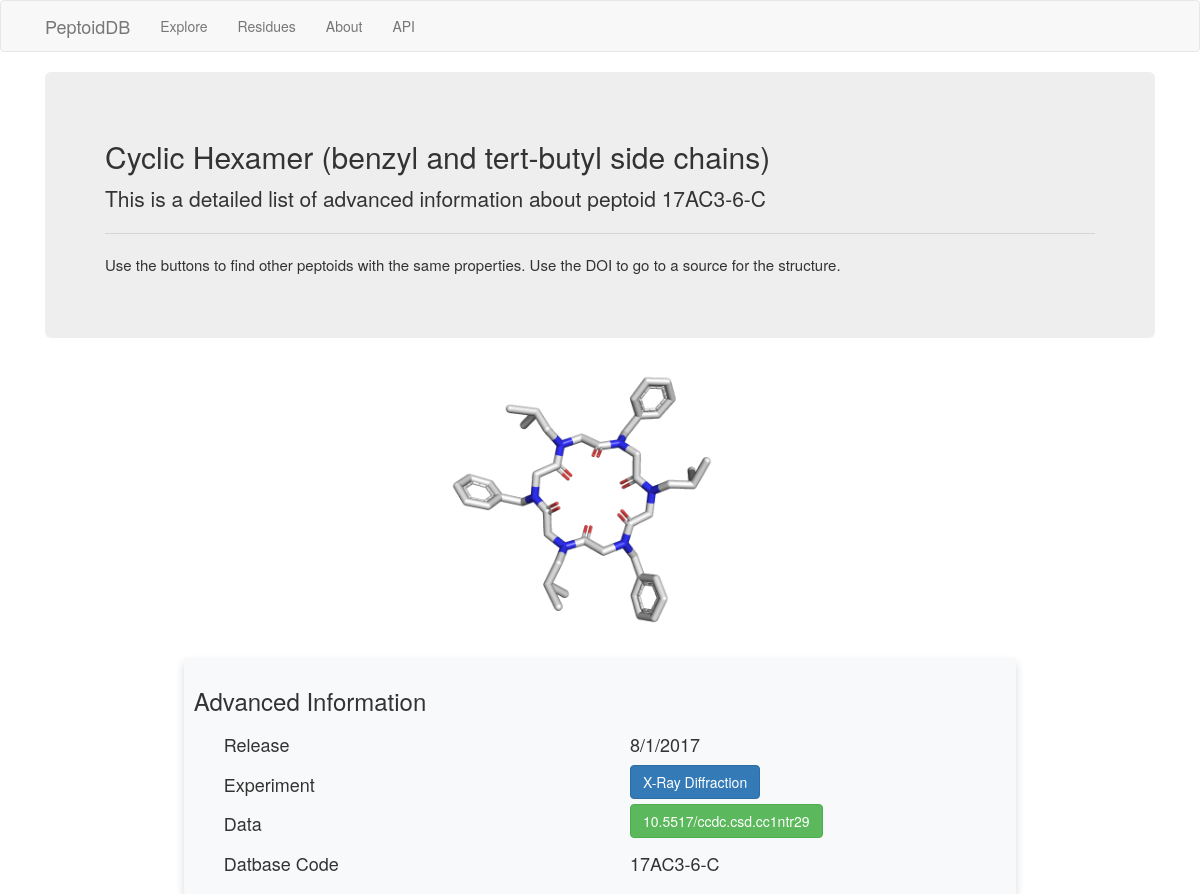
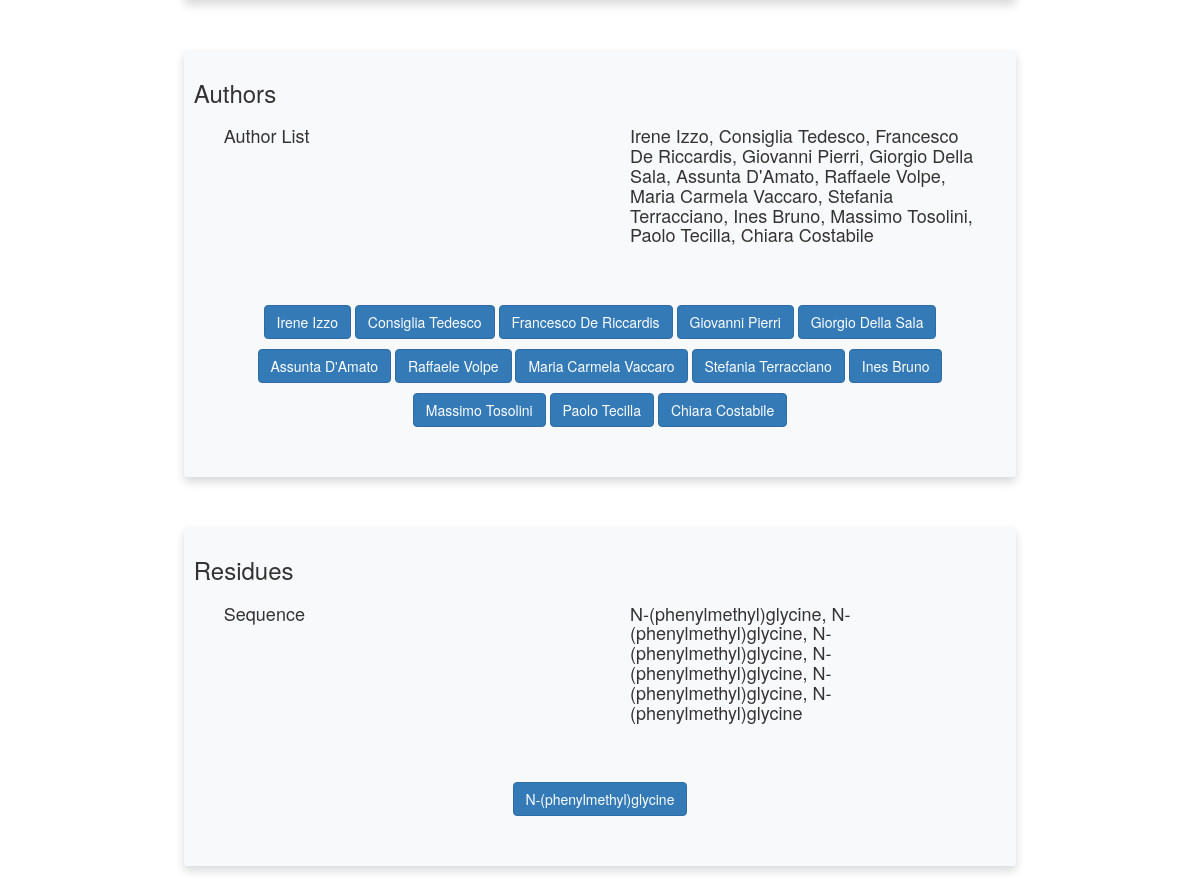
The page /peptoid/17AC3-6-C on the database its author committed (2 pictures, top to bottom).
### app/models.py (models this page shows, shortened)
class Peptoid(db.Model):
    code = db.Column(db.String(16), primary_key=True)
    image = db.Column(db.Text, index=True, unique=False)
    title = db.Column(db.Text, index=True, unique=False)
    release = db.Column(db.DateTime, index=True, unique=False)
    experiment = db.Column(db.Text, index=True, unique=False)
    pub_doi = db.Column(db.String(32), index=True, unique=False)
    struct_doi = db.Column(db.String(32), index=True, unique=False)
    topology = db.Column(db.String(1), index=True, unique=False)
    sequence = db.Column(db.String(1024), index=True, unique=False)
    peptoid_author = db.relationship('Author', secondary=peptoid_author, lazy='dynamic',
                                     backref=db.backref('peptoids', order_by='Peptoid.release.desc()'))
    peptoid_residue = db.relationship('Residue', secondary=peptoid_residue, lazy='dynamic',
                                      backref=db.backref('peptoids', order_by='Peptoid.release.desc()'))

class Author(db.Model):
    id = db.Column(db.Integer, primary_key=True)
    first_name = db.Column(db.Text, index=True, unique=False)
    last_name = db.Column(db.Text, index=True, unique=False)

class Residue(db.Model):
    id = db.Column(db.Integer, primary_key=True)
    long_name = db.Column(db.Text, index=True, unique=False)
    short_name = db.Column(db.Text, index=True, unique=False)
    pep_type = db.Column(db.Text, index=True, unique=False)
    monomer_structure = db.Column(db.Text, index=True, unique=False)
    SMILES = db.Column(db.Text, index=True, unique=False)

### app/routes/routes.py (the view)
@bp.route('/peptoid/<code>')
def peptoid(code):
    peptoid = Peptoid.query.filter_by(code=code).first_or_404()
    image = url_for('static', filename = peptoid.image)
    title = peptoid.title
    code = peptoid.code
    release = str(peptoid.release.month) + "/" + \
                  str(peptoid.release.day) + "/" + str(peptoid.release.year)
    experiment = peptoid.experiment
    if experiment == 'X-Ray Diffraction':
        data=peptoid.struct_doi
    else:
        data=peptoid.pub_doi
    authors = []
    residues = []
    for author in peptoid.peptoid_author:
        authors.append(author)
    for residue in peptoid.peptoid_residue:
        residues.append(residue)
    sequence = peptoid.sequence
    author_list = ", ".join([a.first_name + " " + a.last_name for a in authors])
    return render_template('peptoid.html',
        peptoid=peptoid,
        image=image,
        title=title,
        code=code,
        release=release,
        experiment=experiment,
        data=data,
        authors=authors,
        residues=residues,
        sequence=sequence,
        author_list=author_list
    )

### app/templates/peptoid.html
{% extends "base.html" %}
{% block styles %}
{{super()}}
<link rel="stylesheet" href="{{url_for('static', filename='bootstrap-grid.css')}}">
{% endblock %}
{% block app_content %}
<div class="jumbotron" style = "margin-bottom:0;">
    <h2 class="display-4">{{ title }}</h2>
    <p>This is a detailed list of advanced information about peptoid {{ code }}</p>
    <hr class="my-4">
    <p style="font-size: 1.5rem; font-weight: 300;">Use the buttons to find other peptoids with the same properties. Use the DOI to go to a source for the structure.</p>
</div>
<br>
    <div class = container>
        <img src="{{url_for('static', filename=code[:5]+'.png')}}" class = 'img-responsive' style = "margin: auto; height:35%">
    </div>
<br>
    <div class="card" style = 'width: 75%;
    margin-right: auto;
    margin-left: auto;
    box-shadow: 0 0.5rem 1rem rgba(0, 0, 0, 0.15) !important;
    padding: 1rem !important; margin-bottom: 3rem !important;
    background-color: #f8f9fa !important;
    border-radius: 0.25rem !important;'>
        <div class="card-body">
            <h3>Advanced Information</h3>
            <div class="container">
                <div class="row">
                    <div class="col-sm">
                        <div class="col text-left">
                            <h4>Release</h4>
                        </div>
                    </div>
                    <div class="col-sm">
                        <div class="col text-left">
                            <h4>{{ release }}</h4>
                        </div>
                    </div>
                </div>
                <div class="row">
                    <div class="col-sm">
                        <div class="col text-left">
                            <h4>Experiment</h4>
                        </div>
                    </div>
                    <div class="col-sm">
                        <div class="col text-left">
                            <a class="btn btn-primary" href = {{ url_for('routes.experiment',var = peptoid.experiment) }}>{{ experiment }}</a>
                        </div>
                    </div>
                </div>
                <div class="row">
                    <div class="col-sm">
                        <div class="col text-left">
                            <h4>Data</h4>
                        </div>
                    </div>
                    <div class="col-sm">
                        <div class="col text-left">
                            <a target = '_blank' class="btn btn-success" href = {{"https://doi.org/{doi}".format(doi = data)}}>{{data}}</a>
                        </div>
                    </div>
                </div>
                <div class="row">
                    <div class="col-sm">
                        <div class="col text-left">
                            <h4>Datbase Code</h4>
                        </div>
                    </div>
                    <div class="col-sm">
                        <div class="col text-left">
                            <h4>{{ code }}</h4>
                        </div>
                    </div>
                </div>
            </div>
        </div>
    </div>
    <br>
    <div class="card" style = 'width: 75%;
    margin-right: auto;
    margin-left: auto;
    box-shadow: 0 0.5rem 1rem rgba(0, 0, 0, 0.15) !important;
    padding: 1rem !important; margin-bottom: 3rem !important;
    background-color: #f8f9fa !important;
    border-radius: 0.25rem !important;'>
        <div class="card-body">
            <h3>Authors</h3>
            <div class="container">
                <div class="row">
                    <div class="col-sm">
                        <div class="col text-left">
                            <h4>Author List</h4>
                        </div>
                    </div>
                    <div class="col-sm">
                        <div class="col text-left">
                            <h4>{{ author_list }}</h4>
                        </div>
                    </div>
                </div>
            </div>
        <br>
        <br>
        <div class = 'container'>
            <div class = 'row'>
                <div class = "col-sm">
                    <div class = "col text-center">
                    {% for auth in authors %}
                    <a class="btn btn-primary" href = {{ url_for('routes.author',var = auth.last_name)}} style = "margin-top:10px;">{{ auth.first_name }} {{ auth.last_name }}</a>
                    {% endfor %}
                    </div>
                </div>
            </div>
            <br>
            <br>
        </div>
        </div>
    </div>
    <br>
    <div class="card" style = 'width: 75%;
    margin-right: auto;
    margin-left: auto;
    box-shadow: 0 0.5rem 1rem rgba(0, 0, 0, 0.15) !important;
    padding: 1rem !important; margin-bottom: 3rem !important;
    background-color: #f8f9fa !important;
    border-radius: 0.25rem !important;'>
        <div class="card-body">
            <h3>Residues</h3>
            <div class="container">
                <div class="row">
                    <div class="col-sm">
                        <div class="col text-left">
                            <h4>Sequence</h4>
                        </div>
                    </div>
                    <div class="col-sm">
                        <div class="col text-left">
                            <h4>{{ sequence }}</h4>
                        </div>
                    </div>
                </div>
            </div>
        <br>
        <br>
    <div class = 'container'>
        <div class = 'row'>
            <div class = "col-sm">
                <div class = "col text-center">
                    {% for res in residues %}
                    <a class="btn btn-primary" href ='{{ url_for('routes.residues') }}#{{res.long_name}}' style = "margin-top:10px;">{{ res.long_name }}</a>
                    {% endfor %}
                </div>
            </div>
        </div>
        <br>
        <br>
    </div>
    </div>
    </div>
    </div>
<br>
<br>
{% endblock %}

### rows shown on the page
Peptoid: title "Cyclic Hexamer (benzyl and tert-butyl side chains)", code "17AC3-6-C", experiment "X-Ray Diffraction", struct_doi "10.5517/ccdc.csd.cc1ntr29", sequence "N-(phenylmethyl)glycine, N-(phenylmethyl)glycine, N-(phenylmethyl)glycine, N-(phenylmethyl)glycine, N-(phenylmethyl)glycine, N-(phenylmethyl)glycine"
Author: first_name "Irene", last_name "Izzo"
Author: first_name "Consiglia", last_name "Tedesco"
Author: first_name "Francesco", last_name "De Riccardis"
Author: first_name "Giovanni", last_name "Pierri"
Author: first_name "Giorgio", last_name "Della Sala"
Author: first_name "Assunta", last_name "D'Amato"
Author: first_name "Raffaele", last_name "Volpe"
Author: first_name "Maria Carmela", last_name "Vaccaro"
Author: first_name "Stefania", last_name "Terracciano"
Author: first_name "Ines", last_name "Bruno"
Author: first_name "Massimo", last_name "Tosolini"
Author: first_name "Paolo", last_name "Tecilla"
Author: first_name "Chiara", last_name "Costabile"
Residue: long_name "N-(phenylmethyl)glycine"

### other values the page prints
{{ release }} "8/1/2017"
